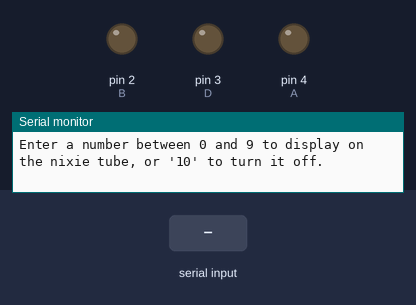
A sketch run on a simulated Arduino Nano, built with avr-gcc and run on an emulated ATmega328P. On the bench: output pins drawn as LEDs (lit = HIGH), the last lines printed to the serial monitor. Dashed ring = blinking. Inputs (shaded band) come from the test bench.

Above: at 1.2 s.
1.3 s: byte 16 (16) received over Serial
At 1.51 s:
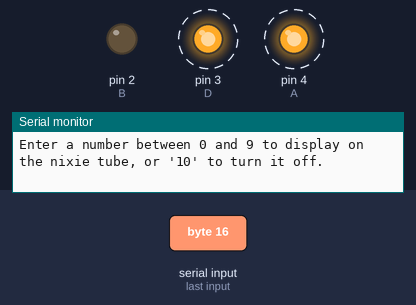
4.3 s: "1" received over Serial
At 5.4 s:
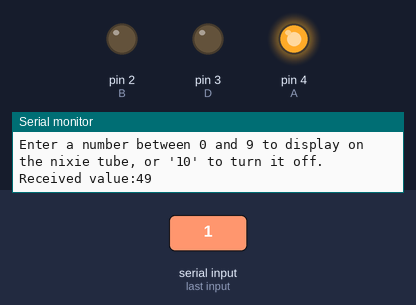
5.8 s: "0" received over Serial
At 6.6 s:
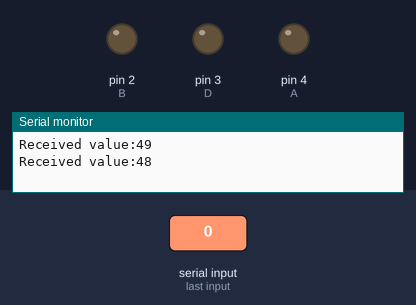
7.3 s: "2" received over Serial
At 7.7 s:
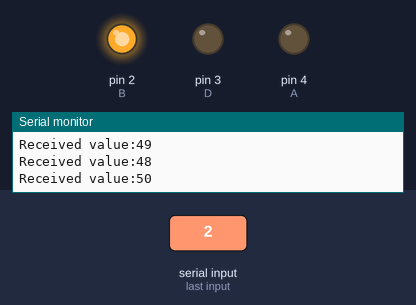
Timing chart, 0 to 9.8 s (numbered marks = the images above; inputs shaded):
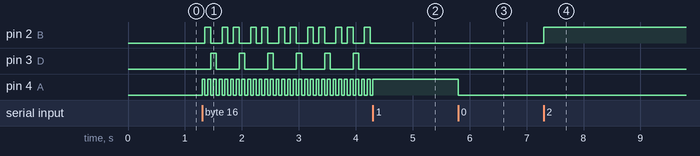

The sketch:

nixie_serialpicker.ino
```cpp
// Tube 1 constants
// const int C = 12;
// const int B = 11;
// const int D = 10;
// const int A = 9;

// Tube 2 constants
// const int A = 8;
// const int D = 7;
// const int B = 6;
// const int C = 5;

// Tube 3 constants
const int A{4}, B{2}, C{A7}, D{3};

bool scroll = false;
char num = 4;

const unsigned long intervalMillis = 50;
unsigned long previousMillis = 0;

void setup() {
  pinMode(C, OUTPUT);
  pinMode(B, OUTPUT);
  pinMode(D, OUTPUT);
  pinMode(A, OUTPUT);
  writeNumber(num);

  Serial.begin(9600);
  Serial.println("Enter a number between 0 and 9 to display on the nixie tube, or '10' to turn it off.");
}

// Write a number to the nixie tube
// Digits above 9 will turn off the nixie tube bc of how the SN74141/K155ID1 works
void writeNumber(char num) {
  digitalWrite(D, (num >> 3)&1);
  digitalWrite(C, (num >> 2)&1);
  digitalWrite(B, (num >> 1)&1);
  digitalWrite(A, (num     )&1);
}

void loop() {
  if (Serial.available()) {
    int val = Serial.read();

    if (val == -1) return;
    if (val == 16) {
      scroll = true;
    } else {
      scroll = false;
      Serial.println("Received value:" + String(val));
      num = (char) val;
      writeNumber(num);
    }

  }

  unsigned long currentMillis = millis();
  if (scroll && currentMillis - previousMillis >= intervalMillis) {
    previousMillis = currentMillis;

    num = (num+1)%10;
    writeNumber(num);
  }
}
```

Measured:
- after the input at 1.3 s, pin 2 (B): LOW → HIGH after 0.05 s, then repeats every 0.50 s: LOW 0.20 s, HIGH 0.10 s, LOW 0.10 s, HIGH 0.10 s; pin 3 (D): alternates HIGH for 0.10 s and LOW for 0.40 s, starting after 0.15 s; pin 4 (A): alternates HIGH for 0.05 s and LOW for 0.05 s, starting at once
- after the input at 4.3 s, pin 2 (B), pin 3 (D): stops changing and stays LOW; pin 4 (A): goes on until 4.3 s, then stays HIGH
- after the input at 5.8 s, pin 4 (A): HIGH → LOW at once
- after the input at 7.3 s, pin 2 (B): LOW → HIGH at once
